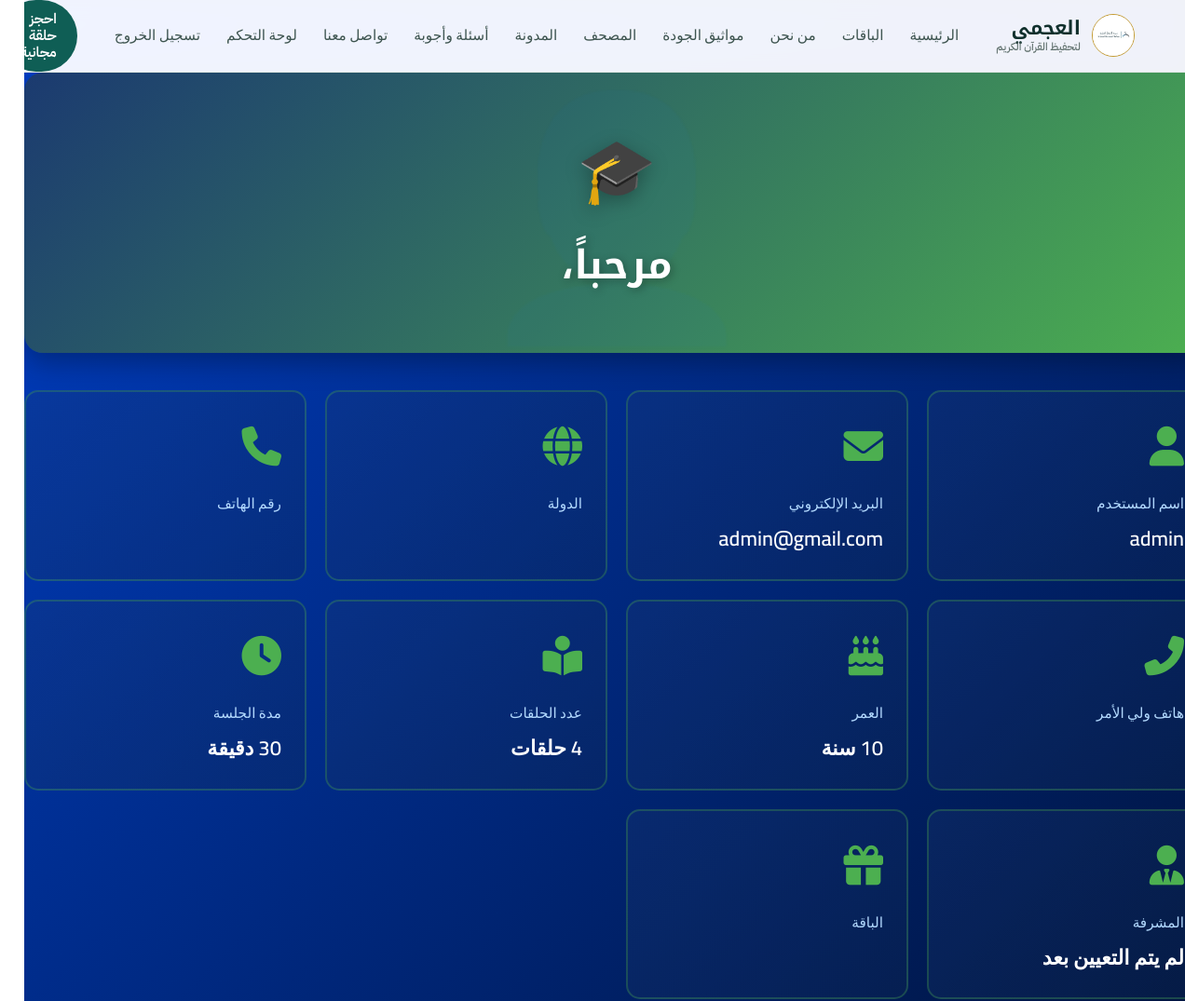
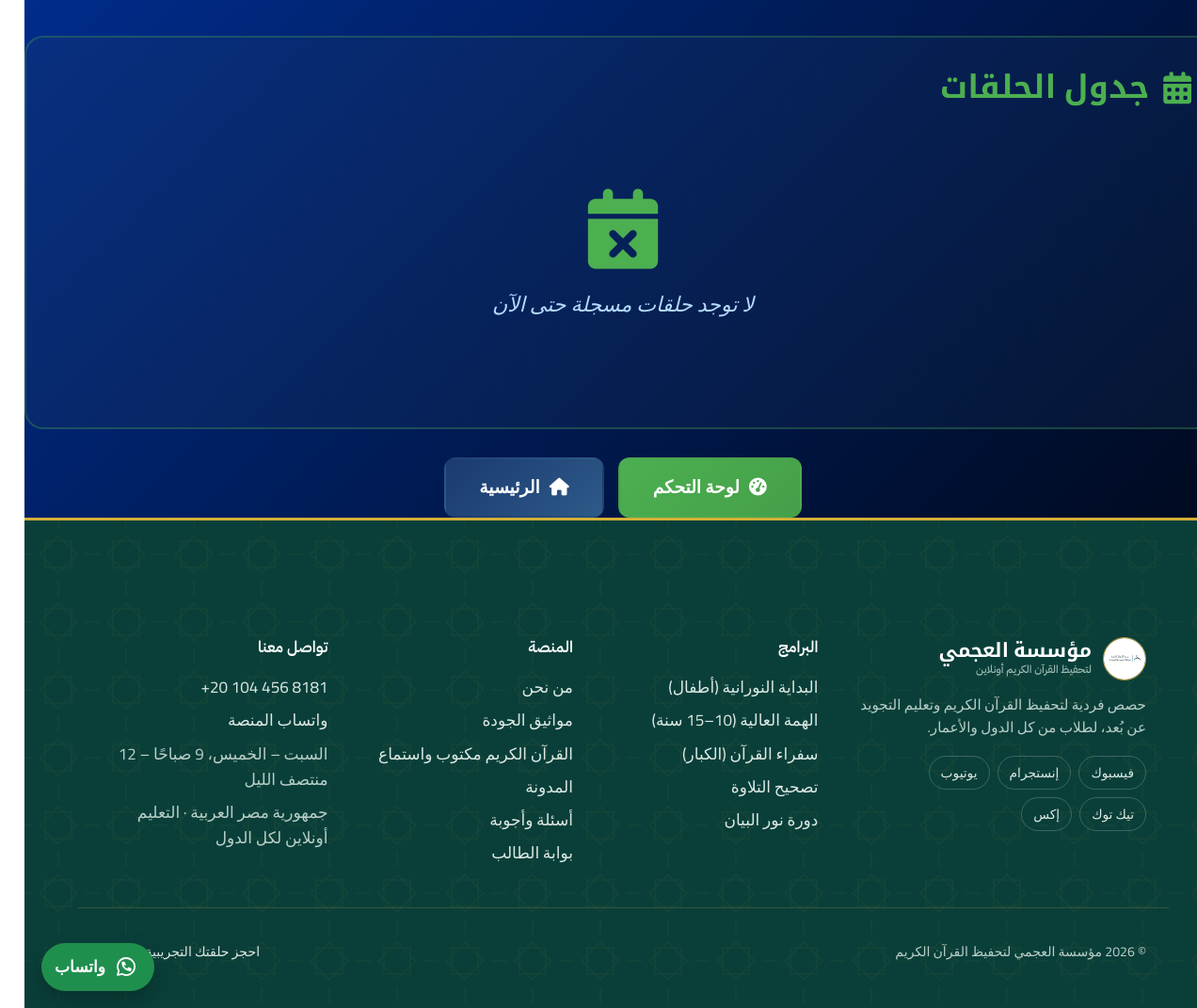
The page /accounts/profile/ (signed in) on the database its author committed (2 pictures, top to bottom).
### accounts/models.py (models this page shows, shortened)
class StudentProfile(models.Model):
    user = models.OneToOneField(
        settings.AUTH_USER_MODEL,
        on_delete=models.CASCADE,
        verbose_name="المستخدم",
        related_name="student_profile"
    )
    full_name = models.CharField(
        max_length=100,
        verbose_name="الاسم الكامل"
    )
    country = models.CharField(
        max_length=50,
        verbose_name="الدولة"
    )
    phone = models.CharField(
        max_length=15,
        verbose_name="رقم الهاتف"
    )
    parent_phone = models.CharField(
        max_length=15,
        verbose_name="رقم هاتف ولي الأمر"
    )
    age = models.PositiveIntegerField(
        default=10,
        verbose_name="العمر"
    )
    lessons_count = models.PositiveIntegerField(
        choices=LESSONS_COUNT_CHOICES,
        default=4,
        verbose_name="عدد الحلقات"
    )
    session_duration = models.PositiveIntegerField(
        choices=SESSION_DURATION_CHOICES,
        default=30,
        verbose_name="مدة الجلسة"
    )
    package_name = models.CharField(
        max_length=100,
        verbose_name="اسم الباقة"
    )
    supervisor = models.ForeignKey(
        settings.AUTH_USER_MODEL,
        on_delete=models.SET_NULL,
        null=True,
        blank=True,
        limit_choices_to={'user_type': 'supervisor'},
        related_name='students',
        verbose_name="المشرف"
    )
    created_at = models.DateTimeField(
        auto_now_add=True,
        verbose_name="تاريخ التسجيل"
    )
    updated_at = models.DateTimeField(
        auto_now=True,
        verbose_name="آخر تحديث"
    )
    class Meta:
        verbose_name = "ملف طالب"
        verbose_name_plural = "ملفات الطلاب"
        ordering = ['-created_at']

class User(AbstractUser):
    USER_TYPES = (
        ('student', 'طالب'),
        ('teacher', 'معلمة'),
        ('supervisor', 'مشرف'),
        ('admin', 'مدير'),
    )
    user_type = models.CharField(
        max_length=15,
        choices=USER_TYPES,
        default='student',
        verbose_name="نوع المستخدم"
    )
    phone = models.CharField(
        max_length=20,
        blank=True,
        null=True,
        verbose_name="رقم الهاتف"
    )
    country = models.CharField(
        max_length=50,
        blank=True,
        null=True,
        verbose_name="الدولة"
    )
    class Meta:
        verbose_name = "مستخدم"
        verbose_name_plural = "المستخدمون"

### accounts/views.py (the view)
# urls.py: path('profile/', views.profile_view, name='profile'),
@login_required
def profile_view(request):
    try:
        profile = StudentProfile.objects.get(user=request.user)
    except StudentProfile.DoesNotExist:
        messages.error(request, 'الملف الشخصي غير موجود. الرجاء التسجيل أولاً.')
        return redirect('register')
    sessions = profile.sessions.all().order_by('-date')
    context = {
        'profile': profile,
        'sessions': sessions,
    }
    return render(request, 'accounts/profile.html', context)

### chat/context_processors.py (called while the page is built, shortened)
def chat_counts(request):
    user = getattr(request, 'user', None)
    if not user or not user.is_authenticated:
        return {}
    try:
        from .models import Conversation
        if user.is_staff:
            agg = Conversation.objects.aggregate(
                unread=Count('id', filter=Q(admin_unread__gt=0)),
                flagged=Count('id', filter=Q(is_flagged=True)),
            )
            return {'chat_admin_unread': agg['unread'] or 0, 'chat_admin_flagged': agg['flagged'] or 0}
    except Exception:
        return {}
    return {}

### config/context_processors.py (called while the page is built)
def seo(request):
    site_url = getattr(settings, 'CANONICAL_URL', 'https://alagme.com').rstrip('/')
    canonical = site_url + request.path
    page = request.GET.get('page', '')
    if page.isdigit() and int(page) > 1:
        canonical += f'?page={int(page)}'
    wa = getattr(settings, 'WHATSAPP_PUBLIC_NUMBER', '')
    return {
        'SITE_URL': site_url,
        'canonical_url': canonical,
        'SITE_NAME': getattr(settings, 'SITE_NAME', ''),
        'WHATSAPP_PUBLIC_NUMBER': wa,
        'WHATSAPP_LINK': f'https://wa.me/{wa}' if wa else '',
    }

### learning/context_processors.py (called while the page is built, shortened)
def learning_counts(request):
    user = getattr(request, 'user', None)
    if not user or not user.is_authenticated or user.is_staff:
        return {}

### templates/accounts/profile.html (shortened to what this page needs)
{% extends 'base.html' %}
{% load static %}
{% block legacy_css %}<link rel="stylesheet" href="https://cdnjs.cloudflare.com/ajax/libs/font-awesome/6.4.0/css/all.min.css"><link rel="stylesheet" href="{% static 'css/style.css' %}">{% endblock %}
{% block content %}
<div class="profile-hero">
    <div class="welcome-icon">🎓</div>
    <h1>مرحباً، {{ profile.full_name }}</h1>
</div>
<div class="info-cards">
    <div class="info-card">
        <div class="card-icon"><i class="fas fa-user"></i></div>
        <div class="card-label">اسم المستخدم</div>
        <div class="card-value">{{ profile.user.username }}</div>
    </div>
    <div class="info-card">
        <div class="card-icon"><i class="fas fa-envelope"></i></div>
        <div class="card-label">البريد الإلكتروني</div>
        <div class="card-value">{{ profile.user.email }}</div>
    </div>
    <div class="info-card">
        <div class="card-icon"><i class="fas fa-globe"></i></div>
        <div class="card-label">الدولة</div>
    </div>
    <div class="info-card">
        <div class="card-icon"><i class="fas fa-phone"></i></div>
        <div class="card-label">رقم الهاتف</div>
    </div>
    <div class="info-card">
        <div class="card-icon"><i class="fas fa-phone-alt"></i></div>
        <div class="card-label">هاتف ولي الأمر</div>
    </div>
    <div class="info-card">
        <div class="card-icon"><i class="fas fa-birthday-cake"></i></div>
        <div class="card-label">العمر</div>
        <div class="card-value">{{ profile.age }} سنة</div>
    </div>
    <div class="info-card">
        <div class="card-icon"><i class="fas fa-book-reader"></i></div>
        <div class="card-label">عدد الحلقات</div>
        <div class="card-value">{{ profile.get_lessons_count_display }}</div>
    </div>
    <div class="info-card">
        <div class="card-icon"><i class="fas fa-clock"></i></div>
        <div class="card-label">مدة الجلسة</div>
        <div class="card-value">{{ profile.get_session_duration_display }}</div>
    </div>
    <div class="info-card">
        <div class="card-icon"><i class="fas fa-user-tie"></i></div>
        <div class="card-label">المشرفة</div>
        <div class="card-value">
            {% if profile.supervisor %}
                {{ profile.supervisor.username }}
            {% else %}
                لم يتم التعيين بعد
            {% endif %}
        </div>
    </div>
    <div class="info-card">
        <div class="card-icon"><i class="fas fa-gift"></i></div>
        <div class="card-label">الباقة</div>
    </div>
</div>
<div class="sessions-section">
    <h2>
        <i class="fas fa-calendar-alt"></i>
        جدول الحلقات
    </h2>
    {% if profile.sessions.all %}
    <table class="sessions-table">
        <thead>
            <tr>
                <th><i class="far fa-calendar"></i> التاريخ</th>
                <th><i class="fas fa-clock"></i> الوقت</th>
                <th><i class="fas fa-info-circle"></i> الحالة</th>
            </tr>
        </thead>
        <tbody>
            {% for session in profile.sessions.all %}
            <tr>
                <td>{{ session.date|date:"Y/m/d" }}</td>
                <td>{{ session.date|date:"h:i A" }}</td>
                <td>
                    {% if session.status == 'present' %}
                        <span class="status-badge status-present">
                            <i class="fas fa-check-circle"></i> حاضر
                        </span>
                    {% elif session.status == 'absent' %}
                        <span class="status-badge status-absent">
                            <i class="fas fa-times-circle"></i> غائب
                        </span>
                    {% else %}
                        <span class="status-badge status-none">
                            <i class="fas fa-minus-circle"></i> غير محدد
                        </span>
                    {% endif %}
                </td>
            </tr>
            {% endfor %}
        </tbody>
    </table>
    {% else %}
    <div class="no-sessions">
        <i class="fas fa-calendar-times"></i>
        <p>لا توجد حلقات مسجلة حتى الآن</p>
    </div>
    {% endif %}
</div>
<div class="action-buttons">
    <a href="{% url 'student_dashboard' %}" class="btn-action">
        <i class="fas fa-tachometer-alt"></i>
        لوحة التحكم
    </a>
    <a href="{% url 'home' %}" class="btn-action" style="background: linear-gradient(135deg, #1b3a70, #2d5a88);">
        <i class="fas fa-home"></i>
        الرئيسية
    </a>
</div>
{% endblock %}

### static/css/site.css (style rules this page uses)
:root { --ink: #10302c; --ink-soft: #3d544f; --muted: #5e6f6b; --green: #0f5e55; --green-600: #0c4f47; --green-deep: #0a3f39; --green-tint: #e6f0ec; --gold: #c49a2c; --gold-soft: #f3e7c6; --page: #f4f7f4; --surface: #ffffff; --line: #dce5e1; --danger: #b42318; --radius: 14px; --radius-lg: 22px; --shadow: 0 1px 2px rgba(10, 63, 57, .06), 0 8px 24px rgba(10, 63, 57, .06); --font-display: 'Noto Kufi Arabic', 'IBM Plex Sans Arabic', sans-serif; --font-body: 'IBM Plex Sans Arabic', 'Segoe UI', Tahoma, sans-serif; --container: 1160px; }
*, *::before, *::after { box-sizing: border-box; }
html { scroll-behavior: smooth; -webkit-text-size-adjust: 100%; }
body { margin: 0; background: var(--page); color: var(--ink); font-family: var(--font-body); font-size: 17px; line-height: 1.8; direction: rtl; text-rendering: optimizeLegibility; -webkit-font-smoothing: antialiased; }
a { color: var(--green); text-underline-offset: 3px; }
h1, h2, h3, h4 { font-family: var(--font-display); color: var(--ink); line-height: 1.35; margin: 0 0 .5em; font-weight: 700; }
h1 { font-size: clamp(1.9rem, 4.2vw, 3.1rem); }
h2 { font-size: clamp(1.6rem, 3vw, 2.25rem); }
p { margin: 0 0 1em; }

### static/css/style.css (style rules this page uses)
:root { --gold-primary: #D4AF37; --gold-light: #F4E5C3; --gold-dark: #B8941E; --white: #FFFFFF; --text-dark: #333333; --text-gray: #666666; --navy-dark: #0a1f44; --navy-medium: #1b3a70; }
* { margin: 0; padding: 0; box-sizing: border-box; }
body { font-family: 'Cairo', 'Segoe UI', Tahoma, sans-serif; direction: rtl; background: linear-gradient(135deg, #0040ca , #000000 100%); color: var(--text-dark); line-height: 1.6; }
html { scroll-behavior: smooth; }

### templates/accounts/profile.html (style rules this page uses)
.profile-hero { background: linear-gradient(135deg, #1b3a70 0%, #4CAF50 100%); padding: 50px 30px; border-radius: 20px; text-align: center; margin-bottom: 40px; box-shadow: 0 10px 30px rgba(0,0,0,0.3); position: relative; overflow: hidden; }
.profile-hero::before { content: '👤'; position: absolute; font-size: 250px; opacity: 0.05; top: 50%; left: 50%; transform: translate(-50%, -50%); }
.profile-hero h1 { font-size: 2.5em; margin-bottom: 15px; color: white; text-shadow: 2px 2px 10px rgba(0,0,0,0.3); position: relative; z-index: 1; }
.profile-hero .welcome-icon { font-size: 4em; margin-bottom: 20px; filter: drop-shadow(0 5px 10px rgba(0,0,0,0.3)); }
.info-cards { display: grid; grid-template-columns: repeat(auto-fit, minmax(250px, 1fr)); gap: 20px; margin-bottom: 40px; }
.info-card { background: linear-gradient(135deg, rgba(27, 58, 112, 0.3) 0%, rgba(17, 43, 80, 0.3) 100%); border: 2px solid rgba(76, 175, 80, 0.3); border-radius: 15px; padding: 25px; transition: all 0.3s ease; }
.info-card .card-icon { font-size: 2.5em; color: #4CAF50; margin-bottom: 15px; }
.info-card .card-label { color: #b3daff; font-size: 0.9em; margin-bottom: 8px; }
.info-card .card-value { color: white; font-size: 1.3em; font-weight: 600; }
.sessions-section { background: linear-gradient(135deg, rgba(27, 58, 112, 0.3) 0%, rgba(17, 43, 80, 0.3) 100%); border: 2px solid rgba(76, 175, 80, 0.3); border-radius: 20px; padding: 30px; margin-top: 30px; }
.sessions-section h2 { color: #4CAF50; margin-bottom: 25px; font-size: 2em; display: flex; align-items: center; gap: 15px; }
.no-sessions { text-align: center; padding: 60px 20px; color: #b3daff; }
.no-sessions i { font-size: 5em; color: #4CAF50; margin-bottom: 20px; display: block; }
.no-sessions p { font-size: 1.3em; font-style: italic; }
.action-buttons { display: flex; gap: 15px; justify-content: center; margin-top: 30px; }
.btn-action { padding: 15px 35px; background: linear-gradient(135deg, #4CAF50, #45a049); color: white; text-decoration: none; border-radius: 12px; font-weight: 600; font-size: 1.1em; display: inline-flex; align-items: center; gap: 10px; transition: all 0.3s ease; border: 2px solid transparent; }

### rows shown on the page
StudentProfile: user.username "admin", user.email "admin@gmail.com", age "10", lessons_count "4 حلقات", session_duration "30 دقيقة"
